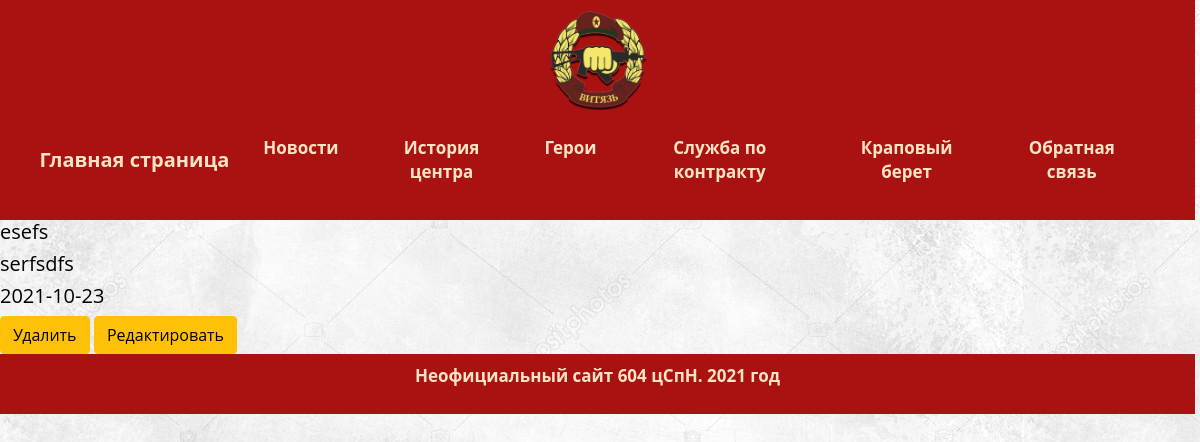
The page /news/esefs/news_update on the database its author committed.
### news/models.py (models this page shows, shortened)
class News(db.Model):
    id = db.Column(db.Integer, primary_key=True)
    title = db.Column(db.String(30), nullable=False)
    slug = db.Column(db.String(140), unique=True)
    content = db.Column(db.Text, nullable=False)
    date = db.Column(db.DateTime, default=datetime.utcnow)

### news/views.py (the view)
@news.route('/<slug>/news_update')
def news_update(slug):
    news = News.query.filter(News.slug==slug).first()
    return render_template("news/news_update.html", news=news)

### news/templates/news/news_update.html
{% extends "base.html" %}
{% block content %}
<main>
<div>
<h5>{{ news.title }}</h5>
<h5>{{ news.content }}</h5>
<h5>{{ news.date.date() }}</h5>
</div>
    <a href="/news/{{ news.slug }}/news_delete" class="btn btn-warning">Удалить</a>
    <a href="/news/{{ news.slug }}/news_update_create" class="btn btn-warning">Редактировать</a>
</main>
{% endblock %}

### liteversion/static/css/styles.css (style rules this page uses)
body { background-image: url(../img/back.jpg); margin: 0; font-family: "Open Sans", "Arial", sans-serif; font-size: 17px; font-weight: 700; line-height: 24px; color: black; overflow-x: hidden; }

### rows shown on the page
News: title "esefs", content "serfsdfs", date "2021-10-23"
